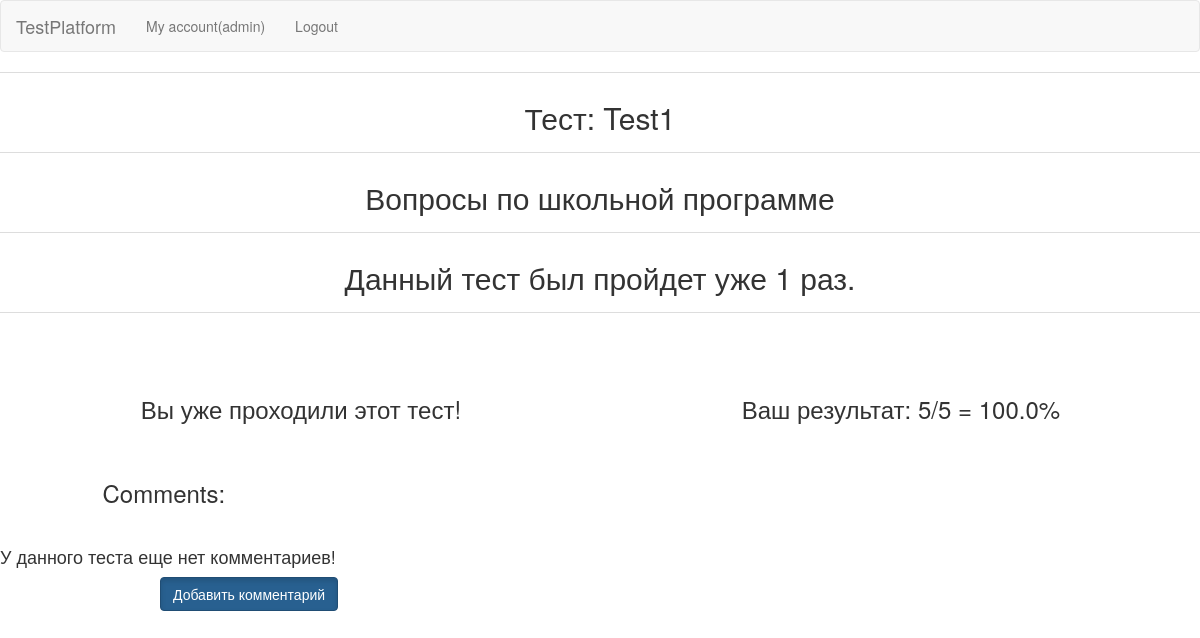
/test/Test1/ (signed in), run on the app's committed database.
### tests/models.py (models this page shows, shortened)
class MyUser(AbstractUser):
    avatar = models.ImageField(blank=True, null=True, upload_to='avatars')
    date_of_birth = models.DateField(blank=True, null=True)
    personal_information = models.TextField(blank=True, null=True)

class Test(models.Model):
    title = models.CharField(max_length=255)
    author = models.ForeignKey(settings.AUTH_USER_MODEL, on_delete=models.SET_NULL, null=True)
    description = models.TextField()
    date = models.DateTimeField(auto_now_add=True)
    def __str__(self):
        return self.title

class Result(models.Model):
    test = models.ForeignKey(Test, on_delete=models.CASCADE, null=True)
    author = models.ForeignKey(settings.AUTH_USER_MODEL, on_delete=models.SET_NULL, null=True)
    answer = models.ManyToManyField(Answer, blank=True)
    mark = models.PositiveSmallIntegerField(default=0)
    date = models.DateTimeField(auto_now_add=True)

class Question(models.Model):
    test = models.ForeignKey('Test', on_delete=models.CASCADE)
    question_text = models.CharField(max_length=255)
    correct_answer = models.CharField(max_length=255)

### tests/views.py (the view)
# urls.py: path('test/<str:test_title>/', TestView.as_view(), name='test'),
class TestView(DetailView):
    template_name = 'test.html'
    model = Test
    def get_object(self, queryset=None):
        title = self.kwargs.get('test_title')
        return get_object_or_404(self.model, title=title)
    def get_context_data(self, **kwargs):
        context = super().get_context_data(**kwargs)
        test = self.get_object()
        context['test'] = test
        try:
            result = Result.objects.get(test=test, author=self.request.user)
            def percent(mark, total):
                return mark * 100 / total
            context['result'] = result
            context['percent'] = percent(result.mark, result.test.question_set.count())
        except:
            pass
        return context

### tests/templatetags/tests_tag.py (called while the page is built)
@register.filter
def in_list(value, the_list):
    value = str(value)
    return value in the_list.split(', ')

### tests/templates/test.html (shortened to what this page needs)
{% extends 'base.html' %}
{% load staticfiles %}
{% load tests_tag %}
{% block include_css %}
    <link rel="stylesheet" type="text/css" href="{% static 'tests/css/test_style.css' %}">
{% endblock include_css %}
{% block content %}
    <table class="table">
        <tr class="text-center">
            <td colspan="2"> <h2> Тест: {{ test }} </h2> </td>
        </tr>
        <tr class="text-center">
            <td colspan="2"> <h2> {{ test.description }} </h2> </td>
        </tr>
        <tr class="text-center">
            {% if test.result_set.all.count > 0 %}
                {% if not test.result_set.all.count|in_list:'2, 3, 4, 22, 23, 24'  %}
                    <td colspan="2"> <h2> Данный тест был пройдет уже {{ test.result_set.all.count }} раз.</h2> </td>
                {% else %}
                    <td colspan="2"> <h2> Данный тест был пройдет уже {{ test.result_set.all.count }} раза.</h2> </td>
                {% endif %}
            {% else %}
                <td colspan="2"> <h2> Данный тест еще не проходили, Вы будете первым! :) </h2> </td>
            {% endif %}
        </tr>
        <tr class="text-center">
            {% if result %}
                {% if result.test == test and result.author == user %}
                    <td> <h3 class="message"> Вы уже проходили этот тест!</h3> </td>
                    <td> <h3 class="result"> Ваш результат: {{ result.mark }}/{{ result.test.question_set.all|length }} = {{ percent }}% </h3> </td>
                {% endif %}
            {% endif %}
        </tr>
    </table>
    <div class="row">
        <div class="col-md-5 col-md-offset-1">
            <h3>Comments:</h3>
        </div>
    </div>
    <br>
    {% if test.comment_set.all.count > 0 %}
        {% for comment in test.comment_set.all %}
            <div class="container">
                <div class="row">
                    <div class="col-sm-1">
                        {% if comment.author.avatar %}
                            <div class="thumbnail">
                                    <img class="img3" src="/media/{{ comment.author.avatar }}" alt="Img3">
                            </div>
                        {% endif %}
                    </div>
                    <div class="col-sm-5">
                        <div class="panel panel-default">
                            <div class="panel-heading">
                                <strong>{{ comment.author }}</strong> <span class="text-muted">commented {{ comment.date }}</span>
                            </div>
                            <div class="panel-body">
                                {{ comment.text }}
                            </div>
                        </div>
                    </div>
                </div>
            </div>
        {% endfor %}
        {% if request.user.is_authenticated %}
            <a href="{% url 'tests:add-comment' test_name=test.title %}" class="link btn btn-primary btn-md active" role="button" aria-pressed="true"> Добавить комментарий </a>
        {% else %}
            <div class="col-md-5 col-md-offset-1">
                Чтобы добавить комментарий, <a href="{% url 'login' %}"> авторизуйтесь </a> или <a href="{% url 'registration' %}"> зарегистрируйтесь </a>!
            </div>
        {% endif %}
    {% else %}
        <h4> У данного теста еще нет комментариев! </h4>
        {% if request.user.is_authenticated %}
            <a href="{% url 'tests:add-comment' test_name=test.title %}" class="link1 btn btn-primary btn-md active" role="button" aria-pressed="true"> Добавить комментарий </a>
        {% else %}
            Чтобы добавить комментарий, <a href="{% url 'login' %}"> авторизуйтесь </a> или <a href="{% url 'registration' %}"> зарегистрируйтесь </a>!
        {% endif %}
    {% endif %}
{% endblock content %}

### tests/templates/navbar.html
<nav class="navbar navbar-default">
        <div class="conteiner-fluid">
            <div class="navbar-header">
                <a href="{% url 'tests:home-page' %}" class="navbar-brand"> TestPlatform </a>
            </div>
            <div>
                <ul class="nav navbar-nav">
                    {% if not request.user.is_authenticated %}
                        <li>
                            <a href="{% url 'registration' %}"> Registration </a>
                        </li>
                    {% else %}
                        <li>
                            <a href="{% url 'my-account' %}"> My account({{ request.user }})</a>
                        </li>
                    {% endif %}
                    {% if request.user.is_authenticated %}
                        <li>
                            <a href="{% url 'logout' %}"> Logout </a>
                        </li>
                    {% else %}
                        <li>
                            <a href="{% url 'login' %}"> Login </a>
                        </li>
                    {% endif %}
                </ul>
            </div>
        </div>
    </nav>

### tests/static/tests/css/test_style.css (style rules this page uses)
h3.message { margin-top: 75px; text-align: center; }
h3.result { margin-top: 75px; text-align: center; }
a.link1 { margin-left: 160px; }

### data on the page
MyUser: user "admin"
Test: title "Test1", description "Вопросы по школьной программе", result_set.all.count "1"
Result: mark "5", test.question_set.all|length "5"

### other printed values
{{ percent }} "100.0"
